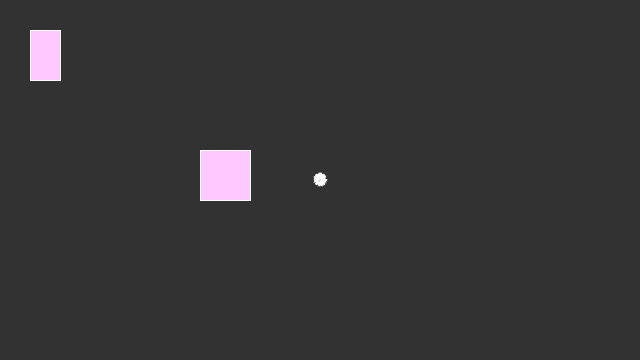
Frame 1 (no input)
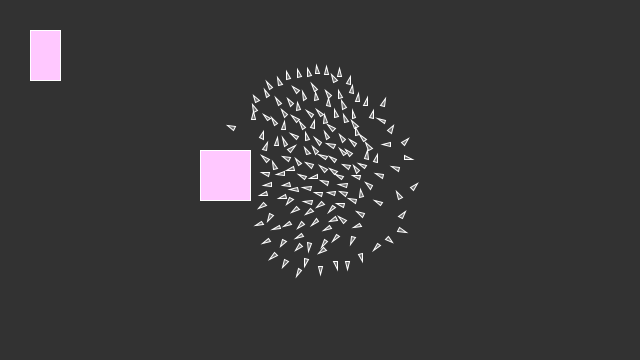
Frame 60 (the mouse pressed at the canvas centre just before this capture)
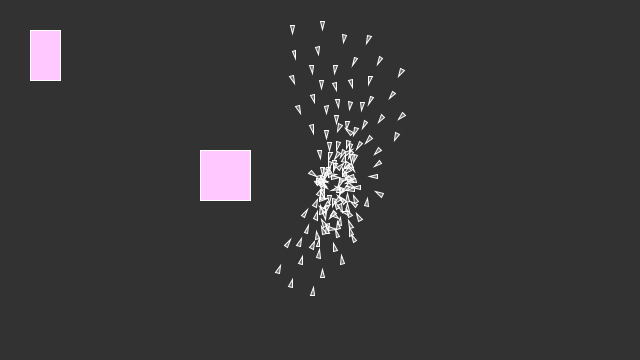
Frame 120 (the mouse held since frame 60 and released just before this capture)

The Processing sketch that drew these frames (run headless with seeded random() and noise(); from frame 60 on, the mouse is pressed at the canvas centre):

// Processing sketch: Boids_extend
// ── Boids_extend.pde
Flock flock;
PVector goal;
Wall wall1, wall2;

void setup() {
  size(640, 360);
  flock = new Flock();
  // Add an initial set of boids into the system
  for (int i = 0; i < 150; i++) {
    flock.addBoid(new Boid(width/2,height/2));
  }
  wall1 = new Wall(30, 30, 30, 50);
  wall2 = new Wall(200, 150, 50, 50);
}

void draw() {
  goal = new PVector(mouseX, mouseY);
  background(50);
  flock.run();
  wall1.draw();
  wall2.draw();
}

// Add a new boid into the System
void mousePressed() {
  flock.addBoid(new Boid(mouseX,mouseY));
}



// The Flock (a list of Boid objects)

class Flock {
  ArrayList<Boid> boids; // An ArrayList for all the boids

  Flock() {
    boids = new ArrayList<Boid>(); // Initialize the ArrayList
  }

  void run() {
    for (Boid b : boids) {
      b.run(boids);  // Passing the entire list of boids to each boid individually
    }
  }

  void addBoid(Boid b) {
    boids.add(b);
  }

}




// The Boid class

class Boid {

  PVector location;
  PVector velocity;
  PVector acceleration;
  float r;
  float maxforce;    // Maximum steering force
  float maxspeed;    // Maximum speed

    Boid(float x, float y) {
    acceleration = new PVector(0, 0);

    // This is a new PVector method not yet implemented in JS
    // velocity = PVector.random2D();

    // Leaving the code temporarily this way so that this example runs in JS
    float angle = random(TWO_PI);
    velocity = new PVector(cos(angle), sin(angle));

    location = new PVector(x, y);
    r = 2.0;
    maxspeed = 2;
    maxforce = 0.03;
  }

  void run(ArrayList<Boid> boids) {
    flock(boids);
    update();
    borders();
    render();
  }

  void applyForce(PVector force) {
    // We could add mass here if we want A = F / M
    acceleration.add(force);
  }

  // We accumulate a new acceleration each time based on three rules
  void flock(ArrayList<Boid> boids) {
    PVector sep = separate(boids);   // Separation
    PVector ali = align(boids);      // Alignment
    PVector coh = cohesion(boids);   // Cohesion
    
    PVector goal_force = seek(goal);
    PVector wall1_force = wall1.collision(this);
    PVector wall2_force = wall2.collision(this);
    // Arbitrarily weight these forces
    sep.mult(8.5);
    ali.mult(1.0);
    coh.mult(1.0);
    
    goal_force.mult(8.0);
    wall1_force.mult(15.0);
    wall2_force.mult(33.0);
    // Add the force vectors to acceleration
    applyForce(sep);
    applyForce(ali);
    applyForce(coh);
   
    applyForce(goal_force);
    applyForce(wall1_force);
    applyForce(wall2_force);
  }

  // Method to update location
  void update() {
    // Update velocity
    velocity.add(acceleration);
    // Limit speed
    velocity.limit(maxspeed);
    location.add(velocity);
    // Reset accelertion to 0 each cycle
    acceleration.mult(0);
  }

  // A method that calculates and applies a steering force towards a target
  // STEER = DESIRED MINUS VELOCITY
  PVector seek(PVector target) {
    PVector desired = PVector.sub(target, location);  // A vector pointing from the location to the target
    // Scale to maximum speed
    desired.normalize();
    desired.mult(maxspeed);

    // Above two lines of code below could be condensed with new PVector setMag() method
    // Not using this method until Processing.js catches up
    // desired.setMag(maxspeed);

    // Steering = Desired minus Velocity
    PVector steer = PVector.sub(desired, velocity);
    steer.limit(maxforce);  // Limit to maximum steering force
    return steer;
  }

  void render() {
    // Draw a triangle rotated in the direction of velocity
    float theta = velocity.heading2D() + radians(90);
    // heading2D() above is now heading() but leaving old syntax until Processing.js catches up
    
    fill(200, 100);
    stroke(255);
    pushMatrix();
    translate(location.x, location.y);
    rotate(theta);
    beginShape(TRIANGLES);
    vertex(0, -r*2);
    vertex(-r, r*2);
    vertex(r, r*2);
    endShape();
    popMatrix();
  }

  // Wraparound
  void borders() {
    if (location.x < -r) location.x = width+r;
    if (location.y < -r) location.y = height+r;
    if (location.x > width+r) location.x = -r;
    if (location.y > height+r) location.y = -r;
  }



/////////////////////////////////
//Algorithm//////////////////////
/////////////////////////////////

  // Separation
  // Method checks for nearby boids and steers away
  PVector separate (ArrayList<Boid> boids) {
    float desiredseparation = 25.0f;
    PVector steer = new PVector(0, 0, 0);
    int count = 0;
    // For every boid in the system, check if it's too close
    for (Boid other : boids) {
      float d = PVector.dist(location, other.location);
      // If the distance is greater than 0 and less than an arbitrary amount (0 when you are yourself)
      if ((d > 0) && (d < desiredseparation)) {
        // Calculate vector pointing away from neighbor
        PVector diff = PVector.sub(location, other.location);
        diff.normalize();
        diff.div(d);        // Weight by distance
        steer.add(diff);
        count++;            // Keep track of how many
      }
    }
    // Average -- divide by how many
    if (count > 0) {
      steer.div((float)count);
    }

    // As long as the vector is greater than 0
    if (steer.mag() > 0) {
      // First two lines of code below could be condensed with new PVector setMag() method
      // Not using this method until Processing.js catches up
      // steer.setMag(maxspeed);

      // Implement Reynolds: Steering = Desired - Velocity
      steer.normalize();
      steer.mult(maxspeed);
      steer.sub(velocity);
      steer.limit(maxforce);
    }
    return steer;
  }

  // Alignment
  // For every nearby boid in the system, calculate the average velocity
  PVector align (ArrayList<Boid> boids) {
    float neighbordist = 50;
    PVector sum = new PVector(0, 0);
    int count = 0;
    for (Boid other : boids) {
      float d = PVector.dist(location, other.location);
      if ((d > 0) && (d < neighbordist)) {
        sum.add(other.velocity);
        count++;
      }
    }
    if (count > 0) {
      sum.div((float)count);
      // First two lines of code below could be condensed with new PVector setMag() method
      // Not using this method until Processing.js catches up
      // sum.setMag(maxspeed);

      // Implement Reynolds: Steering = Desired - Velocity
      sum.normalize();
      sum.mult(maxspeed);
      PVector steer = PVector.sub(sum, velocity);
      steer.limit(maxforce);
      return steer;
    } 
    else {
      return new PVector(0, 0);
    }
  }

  // Cohesion
  // For the average location (i.e. center) of all nearby boids, calculate steering vector towards that location
  PVector cohesion (ArrayList<Boid> boids) {
    float neighbordist = 50;
    PVector sum = new PVector(0, 0);   // Start with empty vector to accumulate all locations
    int count = 0;
    for (Boid other : boids) {
      float d = PVector.dist(location, other.location);
      if ((d > 0) && (d < neighbordist)) {
        sum.add(other.location); // Add location
        count++;
      }
    }
    if (count > 0) {
      sum.div(count);
      return seek(sum);  // Steer towards the location
    } 
    else {
      return new PVector(0, 0);
    }
  }
}

class Wall{
  
  PVector location;
  int w_width, w_height;
  
  Wall(int _xpos, int _ypos, int _w_width, int _w_height){
    location = new PVector(_xpos, _ypos);
    w_width = _w_width;
    w_height = _w_height;
  }
  
  void draw(){
    fill(255, 200, 255);
    rect(location.x, location.y, w_width, w_height);
  }
  
  PVector collision(Boid b){
    float desiredseparation = w_width * 3;

    float d = PVector.dist(b.location, location);
      // If the distance is greater than 0 and less than an arbitrary amount (0 when you are yourself)
      if ((d >w_width + 10) && (d < desiredseparation)) {
        // Calculate vector pointing away from neighbor
        PVector diff = PVector.sub(b.location, location);
        diff.normalize();
        diff.div(d);        // Weight by distance
        return diff;
      }
      else{
        return new PVector(0, 0);
      }
    }
  
}
